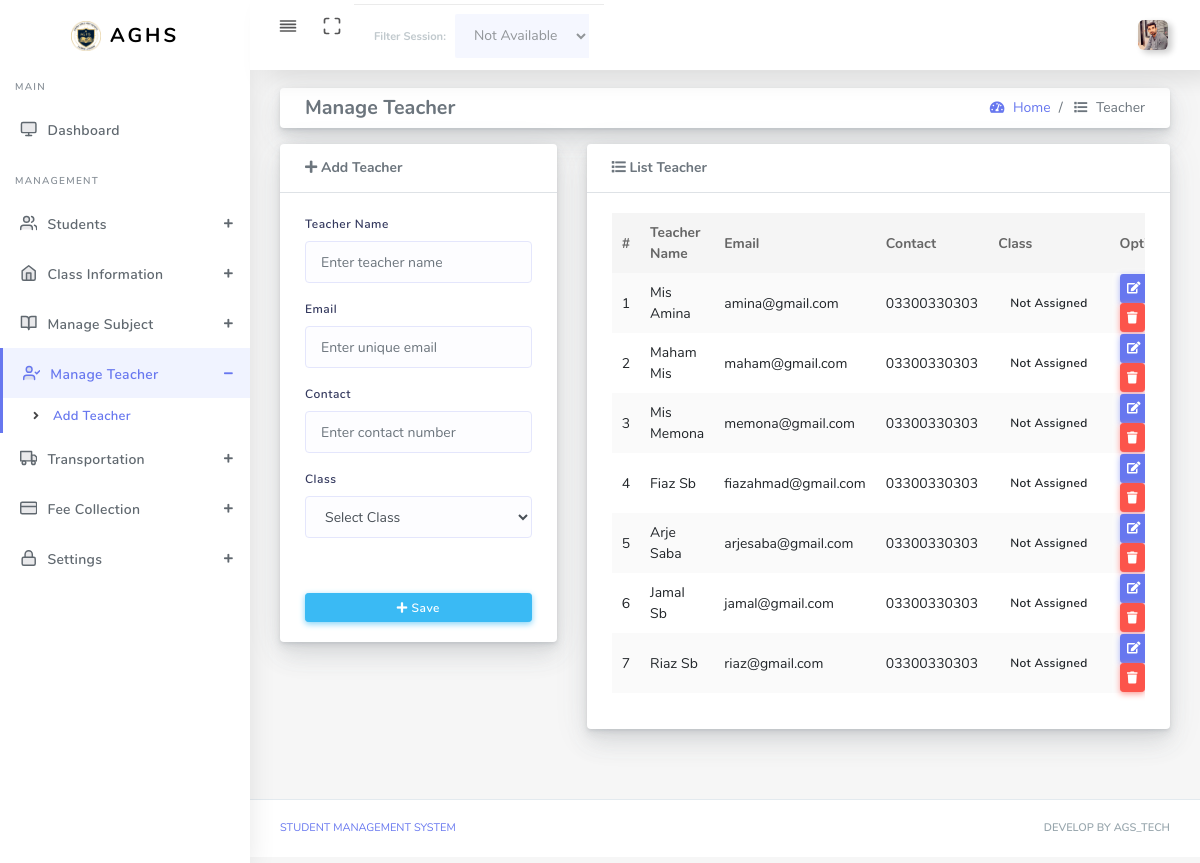
The page /add-teacher.php (signed in) on the database its author committed.
### tables this page shows
CREATE TABLE `school_settings` (
  `id` int(11) NOT NULL DEFAULT 1,
  `school_name` varchar(255) NOT NULL,
  `address` text DEFAULT NULL,
  `contact` varchar(20) DEFAULT NULL,
  `logo` varchar(255) DEFAULT NULL,
  `updated_at` timestamp NOT NULL DEFAULT current_timestamp() ON UPDATE current_timestamp(),
  PRIMARY KEY (`id`)
);

CREATE TABLE `teachers` (
  `id` int(11) NOT NULL AUTO_INCREMENT,
  `teacher_name` varchar(255) NOT NULL,
  `email` varchar(255) NOT NULL,
  `contact` varchar(100) NOT NULL,
  `assigned_class` varchar(100) DEFAULT 'Not Assigned',
  `created_at` timestamp NOT NULL DEFAULT current_timestamp(),
  `updated_at` timestamp NOT NULL DEFAULT current_timestamp() ON UPDATE current_timestamp(),
  PRIMARY KEY (`id`)
);

### add-teacher.php (the view, shortened to what this page needs)
<?php
require_once 'auth.php';
try {
  $stmt_fetch = $pdo->query("SELECT * FROM teachers ORDER BY id DESC");
  $teachers_list = $stmt_fetch->fetchAll();
} catch (Exception $e) {
  $teachers_list = [];
}
?>
<!DOCTYPE html>
<html lang="en">
<head>
  <link rel="stylesheet" href="assets/css/app.min.css">
  <link rel="stylesheet" href="assets/bundles/datatables/datatables.min.css">
  <link rel="stylesheet" href="assets/bundles/datatables/DataTables-1.10.16/css/dataTables.bootstrap4.min.css">
  <link rel="stylesheet" href="assets/css/style.css">
  <link rel="stylesheet" href="assets/css/components.css">
    <link rel="stylesheet" href="assets/css/custom.css">
</head>
<body>
  <div id="app">
    <div class="main-wrapper main-wrapper-1">
      <div class="navbar-bg"></div>
      <?php include 'include/navbar.php'; ?>
      <div class="main-sidebar sidebar-style-2">
        <?php include 'include/asidebar.php'; ?>
      </div>
      <div class="main-content">
        <section class="section">
          <div class="section-body">
            <div class="row bg-title">
              <div class="col-12">
                <div class="card mb-3">
                  <div class="card-body py-2 b-0">
                    <div class="d-flex flex-wrap align-items-center justify-content-between">
                      <div class="mb-2 mb-md-0">
                        <h5 class="page-title mb-0">Manage Teacher</h5>
                      </div>
                      <div>
                        <nav aria-label="breadcrumb">
                          <ol class="breadcrumb mb-0 bg-transparent p-0">
                            <li class="breadcrumb-item">
                              <a href="dashboard.php"><i class="fas fa-tachometer-alt"></i> Home</a>
                            </li>
                            <li class="breadcrumb-item active" aria-current="page">
                              <i class="fas fa-list"></i> Teacher
                            </li>
                          </ol>
                        </nav>
                      </div>
                    </div>
                  </div>
                </div>
              </div>
            </div>
            <div class="row">
              <div class="col-sm-4">
                <div class="card">
                  <div class="card-header border-bottom">
                    <p class="mb-0 font-weight-bold">
                      <i class="fa fa-plus"></i>&nbsp;Add Teacher
                    </p>
                  </div>
                  <form method="POST" class="needs-validation" novalidate="">
                    <div class="card-body">
                      <div class="form-group">
                        <label>Teacher Name</label>
                        <input type="text" name="t_name" class="form-control" placeholder="Enter teacher name" required="">
                      </div>
                      <div class="form-group">
                        <label>Email</label>
                        <input type="email" name="t_email" class="form-control" placeholder="Enter unique email" required="">
                      </div>
                      <div class="form-group">
                        <label>Contact</label>
                        <input type="text" name="t_contact" class="form-control" placeholder="Enter contact number" required="">
                      </div>
                      <div class="form-group">
                        <label>Class</label>
                        <select name="t_class" class="form-control select2">
                          <option value="">Select Class</option>
                        </select>
                      </div>
                    </div>
                    <div class="card-footer text-center">
                      <button type="submit" name="btn_save" class="btn btn-info btn-block btn-rounded btn-sm">
                        <i class="fa fa-plus"></i>&nbsp;Save
                      </button>
                    </div>
                  </form>
                </div>
              </div>
              <div class="col-sm-8">
                <div class="card">
                  <div class="card-header border-bottom">
                    <p class="mb-0 font-weight-bold transform-uppercase"> <i class="fa fa-list"></i>&nbsp;List Teacher</p>
                  </div>
                  <div class="card-body">
                    <div class="table-responsive">
                      <table class="table table-striped table-hover" id="tableExport" style="width:100%;">
                        <thead>
                          <tr>
                            <th>#</th>
                            <th>Teacher Name</th>
                            <th>Email</th>
                            <th>Contact</th>
                            <th>Class</th>
                            <th>Options</th>
                          </tr>
                        </thead>
                        <tbody>
                          <?php $count = 1;
                          foreach ($teachers_list as $row) { ?>
                            <tr>
                              <td><?= $count++; ?></td>
                              <td><?= htmlspecialchars($row['teacher_name']); ?></td>
                              <td><?= htmlspecialchars($row['email']); ?></td>
                              <td><?= htmlspecialchars($row['contact']); ?></td>
                              <td><span class="badge badge-outline-primary"><?= htmlspecialchars($row['assigned_class']); ?></span></td>
                              <td>
                                <button class="btn btn-sm btn-primary editBtn"
                                  data-id="<?= $row['id']; ?>"
                                  data-name="<?= $row['teacher_name']; ?>"
                                  data-email="<?= $row['email']; ?>"
                                  data-contact="<?= $row['contact']; ?>"
                                  data-class="<?= $row['assigned_class']; ?>">
                                  <i class="fa fa-edit"></i>
                                </button>
                                <button class="btn btn-sm btn-danger deleteBtn" data-id="<?= $row['id']; ?>">
                                  <i class="fa fa-trash"></i>
                                </button>
                              </td>
                            </tr>
                          <?php } ?>
                        </tbody>
                      </table>
                    </div>
                  </div>
                </div>
              </div>
            </div>
          </div>
        </section>
      </div>
      <?php include 'include/footer.php'; ?>
    </div>
  </div>
</body>
</html>

### include/navbar.php (shortened to what this page needs)
<?php
if (isset($_SESSION['admin_id'])) {
    $admin_id = $_SESSION['admin_id'];
    $st_admin = $pdo->prepare("SELECT full_name, profile_pic FROM admins WHERE id = ?");
    $st_admin->execute([$admin_id]);
    $admin_data = $st_admin->fetch(PDO::FETCH_ASSOC);
    $display_pic = (!empty($admin_data['profile_pic']) && file_exists('uploads/' . $admin_data['profile_pic']))
                   ? 'uploads/' . $admin_data['profile_pic']
                   : 'assets/img/user.png';
} else {
    $display_name = "Admin";
    $display_pic = "assets/img/user.png";
}
?>
<nav class="navbar navbar-expand-lg main-navbar sticky">
    <div class="form-inline mr-auto">
        <ul class="navbar-nav mr-3">
            <li><a href="#" data-toggle="sidebar" class="nav-link nav-link-lg collapse-btn"> <i data-feather="align-justify"></i></a></li>
            <li class="d-none d-md-block"><a href="#" class="nav-link nav-link-lg fullscreen-btn">
                <i data-feather="maximize"></i>
            </a></li>
            <li>
                <?php
                $current_page = basename($_SERVER['PHP_SELF']);
                ?>
                <?php if ($current_page == 'dashboard.php'): ?>
                    <div class="card-footer bg-white py-2 d-flex justify-content-end" style="border-radius: 0 0 15px 15px;">
                        <form method="GET" class="form-inline">
                            <span class=" d-none d-md-block mr-2 font-weight-bold small text-dark">Filter Session:</span>
                            <select name="session_id" class="form-control form-control-sm select2" onchange="this.form.submit()">
                                <option value="all" <?= (isset($f_sess) && $f_sess == 'all' ? 'selected' : '') ?>>All Sessions</option>
                                <?php
                                if (isset($sessions)) {
                                    foreach ($sessions as $s) {
                                        echo "<option value='{$s['id']}' " . (isset($f_sess) && $f_sess == $s['id'] ? 'selected' : '') . ">{$s['session_name']}</option>";
                                    }
                                }
                                ?>
                            </select>
                        </form>
                    </div>
                <?php else: ?>
                    <div class="align-items-baseline bg-white card-footer d-flex justify-content-end py-2" style="border-radius: 0 0 15px 15px; opacity: 0.6;">
                        <span class="d-none d-md-block mr-2 font-weight-bold small text-muted">Filter Session:</span>
                        <select class="form-control form-control-sm" disabled>
                            <option>Not Available</option>
                        </select>
                    </div>
                <?php endif; ?>
            </li>
        </ul>
    </div>
    <ul class="navbar-nav navbar-right">
        <li class="dropdown">
            <a href="#" data-toggle="dropdown" class="nav-link dropdown-toggle nav-link-lg nav-link-user">
                <img alt="image" src="<?= $display_pic ?>" class="user-img-radious-style" style="width:30px; height:30px; object-fit:cover;">
            </a>
        </li>
    </ul>
</nav>

### include/asidebar.php (shortened to what this page needs)
<?php
$current_page = basename($_SERVER['PHP_SELF']);
?>
<?php
$school_settings = $pdo->query("SELECT * FROM school_settings LIMIT 1")->fetch(PDO::FETCH_ASSOC);
$sch_logo    = (!empty($school_settings['logo']) && file_exists('uploads/' . $school_settings['logo']))
  ? 'uploads/' . $school_settings['logo']
  : 'assets/img/agslogo.png';
?>
<aside id="sidebar-wrapper">
  <div class="sidebar-brand">
    <a href="dashboard.php">
      <img alt="image" src="<?= $sch_logo ?>" class="header-logo" />
      <span class="logo-name">AGHS</span>
    </a>
  </div>
  <ul class="sidebar-menu">
    <li class="menu-header">Main</li>
    <li class="<?= ($current_page == 'dashboard.php') ? 'active' : '' ?>">
      <a href="dashboard.php" class="nav-link"><i data-feather="monitor"></i><span>Dashboard</span></a>
    </li>
    <li class="menu-header">Management</li>
    <?php
    $student_pages = ['student-registration-form.php', 'student-list.php', 'promotion_detain.php', 'passout_drop.php', 'print_certificate.php', 'add-bulk-student.php'];
    $is_student_active = in_array($current_page, $student_pages);
    ?>
    <li class="dropdown <?= $is_student_active ? 'active' : '' ?>">
      <a href="#" class="menu-toggle nav-link has-dropdown"><i data-feather="users"></i><span>Students</span></a>
    </li>
    <?php
    $class_pages = ['manage-class.php', 'manage-section.php', 'manage-session.php'];
    $is_class_active = in_array($current_page, $class_pages);
    ?>
    <li class="dropdown <?= $is_class_active ? 'active' : '' ?>">
      <a href="#" class="menu-toggle nav-link has-dropdown"><i data-feather="home"></i><span>Class Information</span></a>
    </li>
    <?php
    $subject_pages = ['add-subject.php', 'subject-group.php'];
    $is_subject_active = in_array($current_page, $subject_pages);
    ?>
    <li class="dropdown <?= $is_subject_active ? 'active' : '' ?>">
      <a href="#" class="menu-toggle nav-link has-dropdown"><i data-feather="book-open"></i><span>Manage Subject</span></a>
    </li>
    <?php
    $is_teacher_active = ($current_page == 'add-teacher.php');
    ?>
    <li class="dropdown <?= $is_teacher_active ? 'active' : '' ?>">
      <a href="#" class="menu-toggle nav-link has-dropdown"><i data-feather="user-check"></i><span>Manage Teacher</span></a>
      <ul class="dropdown-menu" style="<?= $is_teacher_active ? 'display: block;' : '' ?>">
        <li class="<?= ($current_page == 'add-teacher.php') ? 'active' : '' ?>"><a class="nav-link" href="add-teacher.php">Add Teacher</a></li>
      </ul>
    </li>
    <?php
    $transport_pages = ['transport.php', 'manage-route.php', 'manage-vehicle.php'];
    $is_transport_active = in_array($current_page, $transport_pages);
    ?>
    <li class="dropdown <?= $is_transport_active ? 'active' : '' ?>">
      <a href="#" class="menu-toggle nav-link has-dropdown"><i data-feather="truck"></i><span>Transportation</span></a>
    </li>
    <?php
    $fee_pages = ['fee-type.php', 'pay-fee.php', 'manage-fee-record.php', 'discount-type.php'];
    $is_fee_active = in_array($current_page, $fee_pages);
    ?>
    <li class="dropdown <?= $is_fee_active ? 'active' : '' ?>">
      <a href="#" class="menu-toggle nav-link has-dropdown"><i data-feather="credit-card"></i><span>Fee Collection</span></a>
    </li>
    <?php
    $auth_pages = ['view_logs.php', 'register_admin.php', 'settings.php'];
    $is_auth_active = in_array($current_page, $auth_pages);
    ?>
    <li class="dropdown <?= $is_auth_active ? 'active' : '' ?>">
      <a href="#" class="menu-toggle nav-link has-dropdown"><i data-feather="lock"></i><span>Settings</span></a>
    </li>
  </ul>
</aside>

### include/asidebar.php (style rules this page uses)
.sidebar-menu .dropdown-menu li.active a { color: #6777ef !important; background-color: #f0f3ff !important; font-weight: 600 !important; }
.sidebar-menu li.active>a { border-left: 3px solid #6777ef !important; color: #6777ef !important; }

### rows shown on the page
school_settings: logo (picture)
teachers: teacher_name "Mis Amina", email "amina@gmail.com", contact "03300330303", assigned_class "Not Assigned"
teachers: teacher_name "Maham Mis", email "maham@gmail.com", contact "03300330303", assigned_class "Not Assigned"
teachers: teacher_name "Mis Memona", email "memona@gmail.com", contact "03300330303", assigned_class "Not Assigned"
teachers: teacher_name "Fiaz Sb", email "fiazahmad@gmail.com", contact "03300330303", assigned_class "Not Assigned"
teachers: teacher_name "Arje Saba", email "arjesaba@gmail.com", contact "03300330303", assigned_class "Not Assigned"
teachers: teacher_name "Jamal Sb", email "jamal@gmail.com", contact "03300330303", assigned_class "Not Assigned"
teachers: teacher_name "Riaz Sb", email "riaz@gmail.com", contact "03300330303", assigned_class "Not Assigned"
